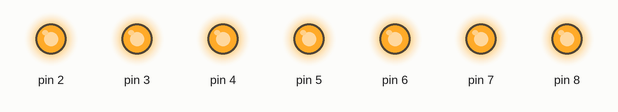
Simulated run of this sketch. Board: Arduino Uno, built with avr-gcc and run on an emulated ATmega328P. Parts: output pins drawn as LEDs (lit = HIGH).

Above: at 0.5 s.
At 3.5 s:
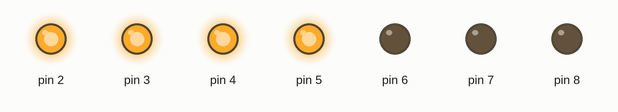
At 5.5 s:
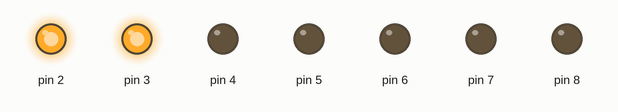
At 9.0 s:
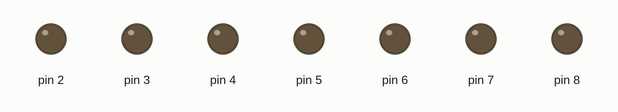
At 15.5 s:
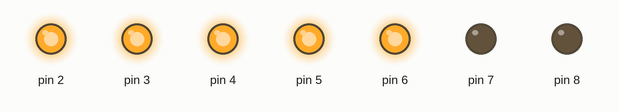
At 22.5 s:
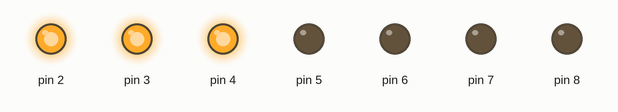
Timing chart, 0 to 23.4 s (numbered marks = the images above):
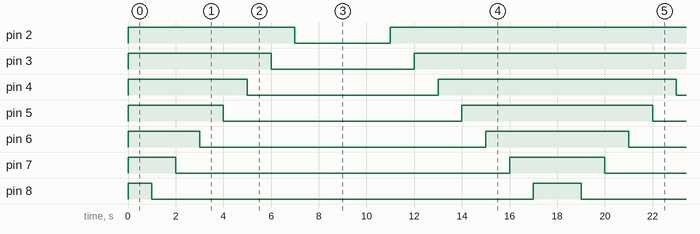

Measured:
- by itself, pin 2: alternates HIGH for 14.0 s and LOW for 4.0 s
- by itself, pin 3: alternates HIGH for 12.0 s and LOW for 6.0 s
- by itself, pin 4: alternates HIGH for 10.0 s and LOW for 8.0 s
- by itself, pin 5: alternates HIGH for 8.0 s and LOW for 10.0 s
- by itself, pin 6: alternates HIGH for 6.0 s and LOW for 12.0 s
- by itself, pin 7: alternates HIGH for 4.0 s and LOW for 14.0 s
- by itself, pin 8: alternates HIGH for 2.0 s and LOW for 16.0 s

The sketch:

Led_Max_Then_Down_Min.ino
```cpp
void setup(){
  pinMode(2,OUTPUT);
  pinMode(3,OUTPUT);
  pinMode(4,OUTPUT);
  pinMode(5,OUTPUT);
  pinMode(6,OUTPUT);
  pinMode(7,OUTPUT);
  pinMode(8,OUTPUT);
  for(int i = 2 ; i < 9;i++){
    digitalWrite(i, HIGH);

  }

}
void loop(){
  delay(1000);
  for(int i = 8 ; i>0;i--){
    digitalWrite(i, LOW);
    delay(1000);
  }
  for(int i = 0 ; i < 9;i++){
    digitalWrite(i, HIGH);
    delay(1000);
  }

}
```
